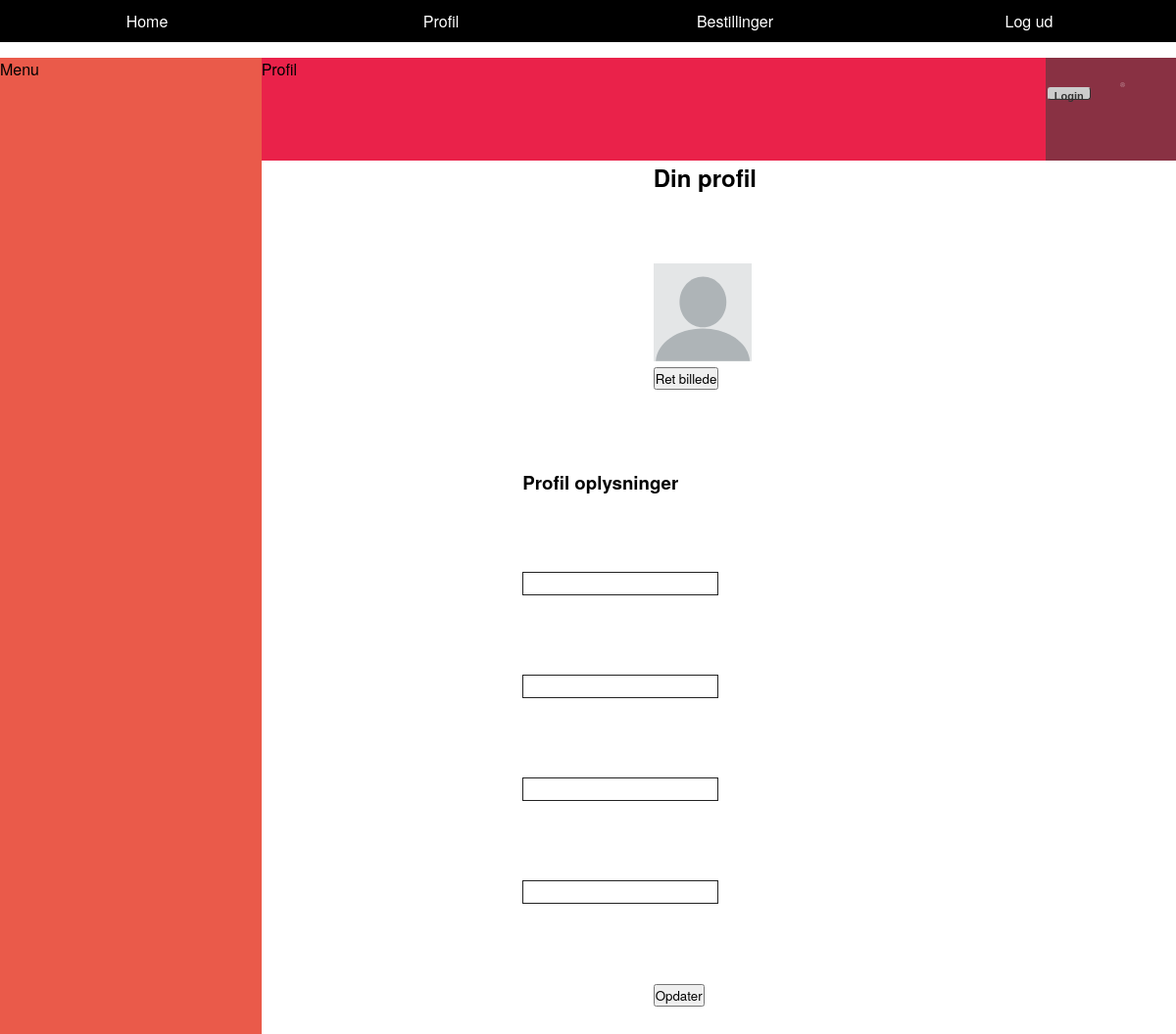
Before: /menu/menu-demo.php with the older database file.
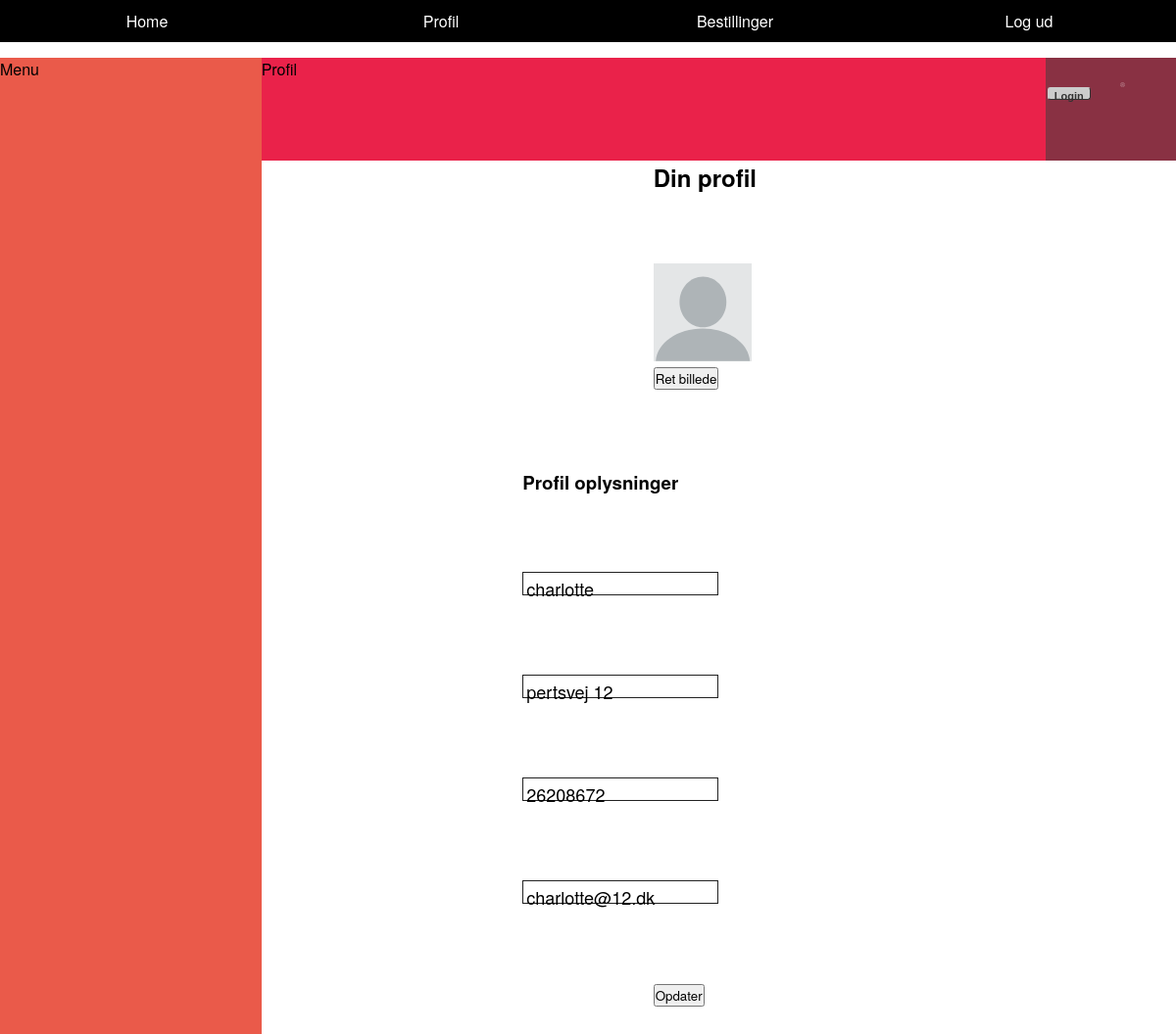
After: the same page with the newer database file.
### tables this page shows
CREATE TABLE IF NOT EXISTS `menu` (
  `item_id` int(11) DEFAULT NULL,
  `item_text` varchar(255) NOT NULL,
  `item_link` varchar(255) NOT NULL
);

CREATE TABLE `user_test` (
  `id` int(11) NOT NULL,
  `username` varchar(100) NOT NULL,
  `email` varchar(200) NOT NULL,
  `verified` tinyint(4) NOT NULL,
  `token` varchar(100) NOT NULL,
  `password` varchar(255) NOT NULL,
  `firstName` varchar(255) NOT NULL,
  `lastName` varchar(255) NOT NULL,
  `address` varchar(255) NOT NULL,
  `postal` int(4) NOT NULL,
  `phone` int(10) NOT NULL,
  `gender` enum('f','m','o') NOT NULL
);

### menu/menu.php (called while the page is built)
<?php
$dbHost = "localhost";
$dbName = "user_db";
$dbChar = "utf8";
$dbUser = "root";
$dbPass = "";
try {
    $pdo = new PDO(
        "mysql:host=$dbHost;dbname=$dbName;charset=$dbChar",
        $dbUser, $dbPass,[
            PDO::ATTR_ERRMODE => PDO::ERRMODE_EXCEPTION,
            PDO::ATTR_DEFAULT_FETCH_MODE => PDO::FETCH_ASSOC
        ]
    );
} catch (Exception $ex) { exit($ex->getMessage()); }
$stmt = $pdo->prepare("SELECT * FROM `menu`");
$stmt->execute();
$items = $stmt->fetchAll();

### menu/menu-demo.php (the view, shortened to what this page needs)
<?php
$dbServername = "localhost";
$dbUsername = "root";
$dbPassword = "root";
$dbName = "user_db";
$conn = new mysqli($dbServername, $dbUsername, $dbPassword, $dbName);
?>
<!DOCTYPE html>
<html lang="da">
    <head>
        <link rel="stylesheet" href="../styles.css">
    </head>
    <body>
        <nav id="dmenu"><?php
        require "./menu.php";
        foreach ($items as $i) {
            echo "<a href='". $i['item_link'] ."'>";
            echo $i['item_text'];
            echo"</a>";
        }
        ?></nav>
    <div class="profil_container">
  <div class="profil_menu">Menu</div>
  <div class="profil_title">Profil</div>
  <div class="profil_logud">
      <div class="kontakt-call-to-action-2">
     <a href="login.php" class="buttonlogin">Login</a>
     <img class="login_icon"src="assets/icon_user.svg" alt="logind icon">
      </div>
  </div>
  <div class="profil_title_2">
    <h2>Din profil</h2>
  </div>
  <div class="profil_billede"><img src="../assets/userprofile.svg" alt="Profilbillede"></div>
  <div class="profil_retbillede"><button>Ret billede</button></div>
  <div class="profil_oplysninger">
    <h3>Profil oplysninger</h3>
  </div>
  <div class="profil_navn">
  <?php
    $sql = "SELECT * FROM user_test WHERE id = 57;";
    $result = mysqli_query($conn, $sql);
    $resultCheck = mysqli_num_rows($result);
    if($resultCheck > 0){
        while($row = mysqli_fetch_assoc($result)){
            echo $row['username']. "<br>";
        }
    }
?>
  </div>
  <div class="profil_adresse">
  <?php
        $sql = "SELECT * FROM user_test WHERE id = 57";
        $result = mysqli_query($conn, $sql);
        $resultCheck = mysqli_num_rows($result);
        if($resultCheck > 0){
            while($row = mysqli_fetch_assoc($result)){
                echo $row['address'] . "<br>";
            }
        }
  ?>
  </div>
  <div class="profil_telefon">
  <?php
        $sql = "SELECT * FROM user_test WHERE id = 57;";
        $result = mysqli_query($conn, $sql);
        $resultCheck = mysqli_num_rows($result);
        if($resultCheck > 0){
            while($row = mysqli_fetch_assoc($result)){
                echo $row['phone'] . "<br>";
            }
        }
    ?>
  </div>
  <div class="profil_mail">
  <?php
        $sql = "SELECT * FROM user_test WHERE id = 57";
        $result = mysqli_query($conn, $sql);
        $resultCheck = mysqli_num_rows($result);
        if($resultCheck > 0){
            while($row = mysqli_fetch_assoc($result)){
                echo $row['email'] . "<br>";
            }
        }
    ?>
  </div>
  <div class="profil_opdater"><Button class="button_opdater">Opdater</Button></div>
</div>
    </body>
</html>

### styles.css (style rules this page uses)
a { text-decoration: none; }
.login_icon { padding-top: 25px; margin-right:50px; height: 30px; }
.buttonlogin { font: bold 11px Arial; text-decoration: none; text-align: center; background-color: #ccc; color: #333333; padding: 2px 6px 2px 6px; border-top: 1px solid #CCCCCC; border-right: 1px solid #333333; border-bottom: 1px solid #333333; border-left: 1px solid #CCCCCC; border-radius: 3px; height: 13px; margin-right: 30px; margin-top: 30px; }
.kontakt-call-to-action-2 { display: flex; justify-content: center; }
.profil_container { display: grid; grid-template-columns: 1fr 1fr 1fr 1fr 1fr 1fr 1fr 1fr 1fr; grid-template-rows: 1fr 1fr 1fr 1fr 1fr 1fr 1fr 1fr 1fr 1fr; gap: 0px 0px; grid-auto-flow: row; grid-template-areas: "profil_menu profil_menu profil_title profil_title profil_title profil_title profil_title profil_title profil_logud" "profil_menu profil_menu . . . profil_title_2 . . ." "profil_menu profil_menu . . . profil_billede . . ." "profil_menu profil_menu . . . profil_retbillede . . ." "profil_menu profil_menu . . profil_oplysninger profil_oplysninger profil_oplysninger . ." "profil_menu profil_menu . . profil_navn profil_navn profil_navn . ." "profil_menu profil_menu . . profil_adresse profil_adresse profil_adresse . ." "profil_menu profil_menu . . profil_telefon profil_telefon profil_telefon . ." "profil_menu profil_menu . . profil_mail profil_mail profil_mail . ." "profil_menu profil_menu . . . profil_opdater . . ."; }
.profil_menu { grid-area: profil_menu; background-color: #ea5a4a; }
.profil_title { grid-area: profil_title; background-color: #ea224a; }
.profil_logud { grid-area: profil_logud; background-color: #893143; }
.profil_title_2 { grid-area: profil_title_2; }
.profil_billede { grid-area: profil_billede; }
.profil_retbillede { grid-area: profil_retbillede; }
.profil_oplysninger { grid-area: profil_oplysninger; }
.profil_navn { grid-area: profil_navn; }
.profil_adresse { grid-area: profil_adresse; }
.profil_telefon { grid-area: profil_telefon; }
.profil_mail { grid-area: profil_mail; }
.profil_opdater { grid-area: profil_opdater; }
.profil_billede img { width: 100px; height: 100px; }
#dmenu { display: flex; width: 100%; background-color: black; justify-content: flex-end; flex-direction: row; position: relative; margin-bottom: 1rem; top: 0; }
#dmenu a { box-sizing: border-box; width:100%; padding: 10px; color: white !important; text-align: center; }
.profil_navn { font-size: 18px; border-width: 1px; height: 24px; width: 200px; border-style: solid; border-color: #222; padding: 3px; }
.profil_adresse { font-size: 18px; border-width: 1px; height: 24px; width: 200px; border-style: solid; border-color: #222; padding: 3px; }
.profil_mail { font-size: 18px; border-width: 1px; height: 24px; width: 200px; border-style: solid; border-color: #222; padding: 3px; }
.profil_telefon { font-size: 18px; border-width: 1px; height: 24px; width: 200px; border-style: solid; border-color: #222; padding: 3px; }
* { margin: 0; padding: 0; box-sizing: border-box; font-family: "Helvetica Neue"; }

Changed rows visible on the page:
added user_test: username "charlotte", address "pertsvej 12", phone "26208672", email "charlotte@12.dk"
